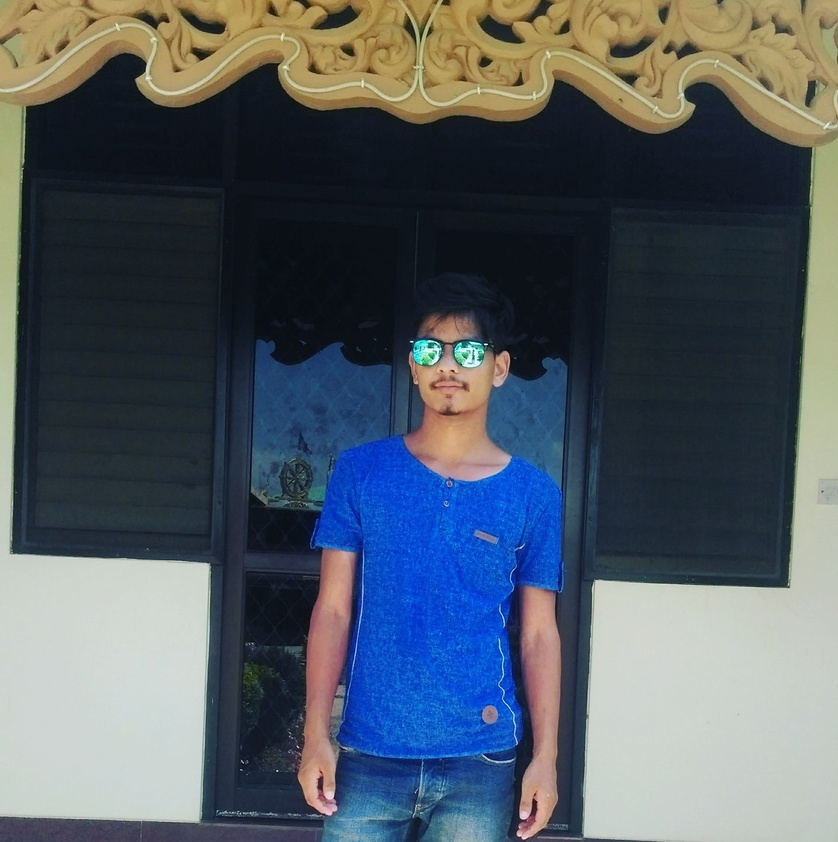
#> input picture photo1.jpg, 838 x 842 px, shrunk from 1432 x 1440 before the run
$ python facedetect.py   (older library calls are emulated)
#> lines starting #> are read from the running program, lines starting #| are printed output that depends on the picture; after the words box and inside, x2 and y2 are one past the last pixel; in counts of white or black regions, pixels touching at a corner belong together
import cv2
import cv2 as cv
import sys

# Get user supplied values
cascPath = "haarcascade_frontalface_default.xml"

# Create the haar cascade
faceCascade = cv2.CascadeClassifier('haarcascade_frontalface_default.xml')

# Read the image
image = cv2.imread(input("Enter image:"))
#> the answer given: photo1.jpg
#> image is the input picture: shape (842, 838, 3); mean B, G, R 100.4, 92.1, 83.1
gray = cv2.cvtColor(image, cv2.COLOR_BGR2GRAY)
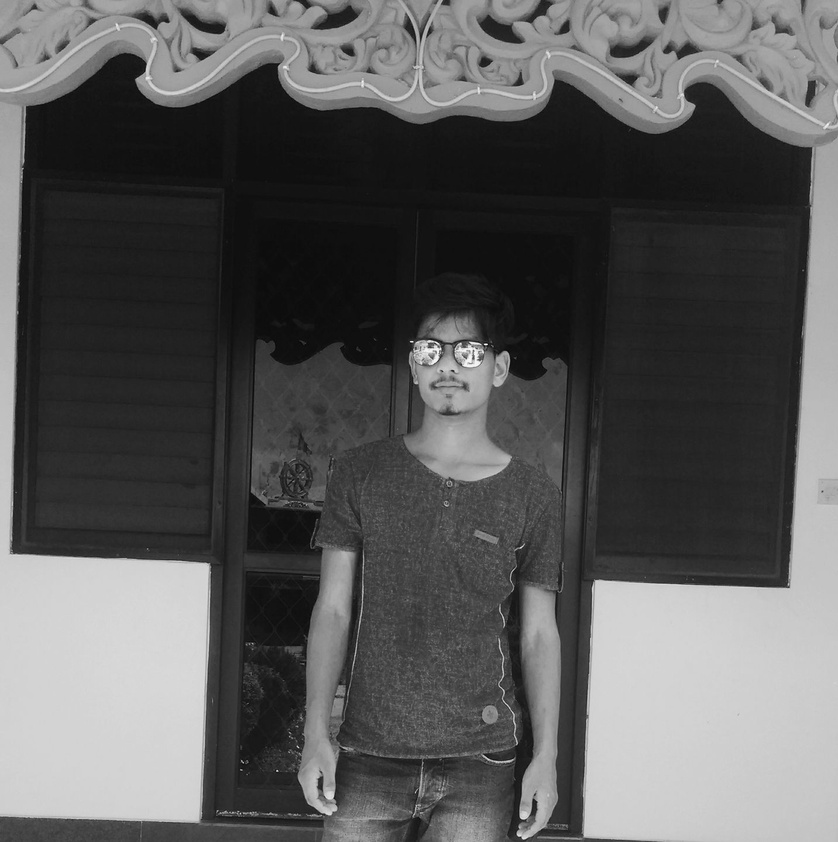
#> gray: shape (842, 838); min 5, max 253, mean 90.4

# Detect faces in the image
faces = faceCascade.detectMultiScale(
    gray,
    scaleFactor=1.1,
    minNeighbors=5,
    minSize=(30, 30)
    #flags = cv2.CV_HAAR_SCALE_IMAGE
)
#> faces = [[296, 674, 60, 60], [382, 291, 138, 138]]

print("Found {0} faces!".format(len(faces)))
#| Found 2 faces!

# Draw a rectangle around the faces
for (x, y, w, h) in faces:
    cv2.rectangle(image, (x, y), (x+w, y+h), (0, 255, 0), 2)
#> this loop made 2 passes
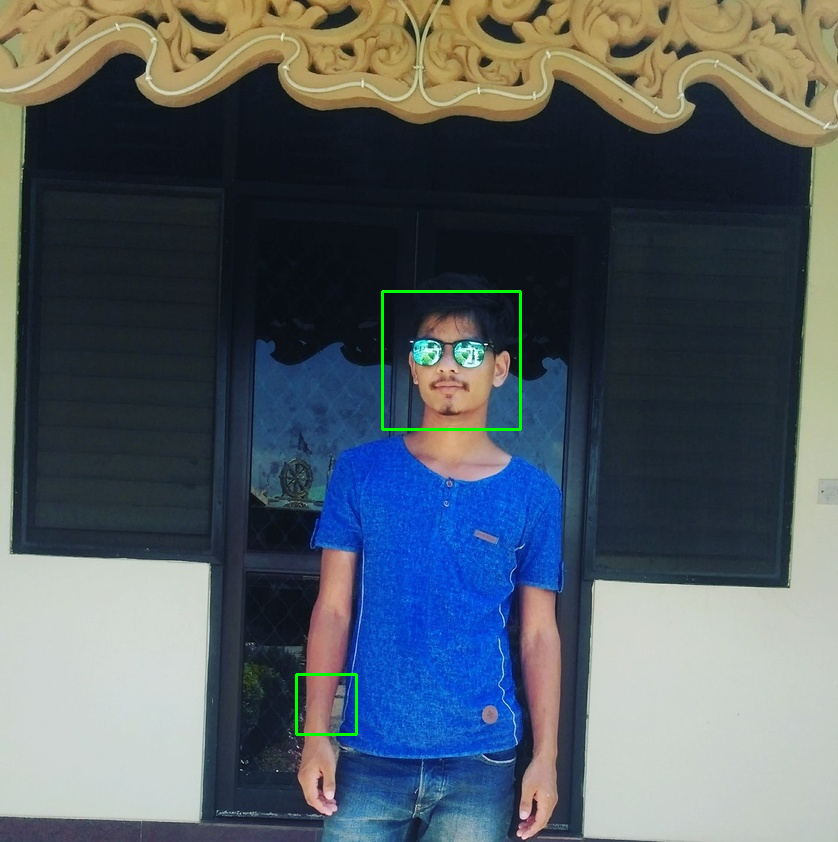
#> image: shape (842, 838, 3); 0.34% of pixels changed, all inside (x1, y1, x2, y2) = (295, 290, 522, 736)


cv2.imshow("Faces found", image)
cv2.waitKey(0)

#After detection the face in a image (for single face in a image for now)
